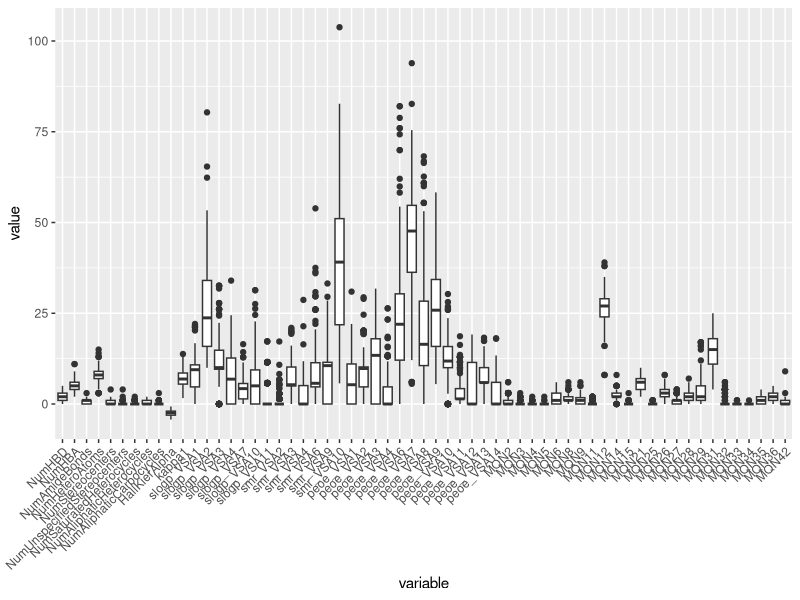
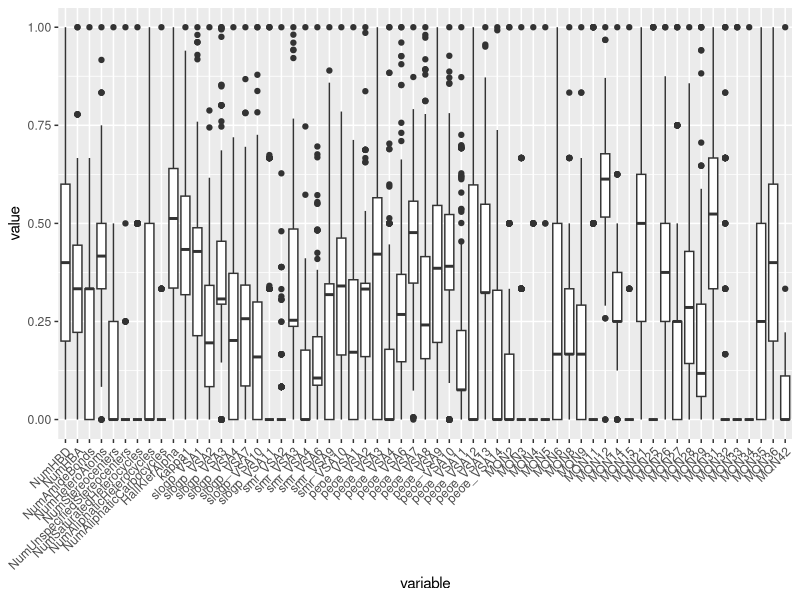

Write R code to recreate these figures, in order.
# Libraries ============
library(ggplot2)
library(reshape2)

# Input archives reading
data_chembl <- read.csv("data/data.csv",sep = ";",dec = ".")
data <- read.csv("data/CHEMBL4372_Desc.csv",sep = ",",dec = ".")
variables <- data[ ,9:127]  # Df containing only the descriptors

# DATA PREPARATION ============================
# Correlation based Feature Selection ==========
cor_matrix <- cor(variables)  # Calculate cor matrix
cor_matrix[!lower.tri(cor_matrix)] <- 0  # Erase half of the mirror matrix

# Eliminating highly correlated variables
variables_0.8 <- variables[, !apply(cor_matrix, 2,
                                    function(x) any(abs(x) > 0.8, na.rm = TRUE))]
removed_var <- colnames(cor_matrix)[apply(cor_matrix, 2,
                                             function(x) any(abs(x) > 0.8, na.rm = TRUE))]
cat("No of variables after setting 0.8 as cut-off: ", ncol(variables_0.8),
    "\nEliminated variables:\n", removed_var)

'
variables_0.85 <- variables[, !apply(cor_matrix, 2,
                                    function(x) any(abs(x) > 0.85, na.rm = TRUE))]
variables_0.9 <- variables[, !apply(cor_matrix, 2,
                                    function(x) any(abs(x) > 0.9, na.rm = TRUE))]
cat("No of variables after setting 0.8 as cut-off: ", ncol(variables_0.8),
      "\nNo of variables after setting 0.85 as cut-off: ", ncol(variables_0.85),
      "\nNo of variables after setting 0.9 as cut-off: ", ncol(variables_0.9))
'


# Variance based Feature Selection ==========
variances <- data.frame(t(apply(variables_0.8, 2, var)))
removed_var <- colnames(variances)[which((!abs(variances) > 0))]
data_df <- variables_0.8[,apply(variances, 2,
                               function(x) any(abs(x) > 0, na.rm = TRUE))]
cat("Variable No. after eliminating variance = 0: ", ncol(data_df),
    "\nEliminated variables: ", removed_var)

# First description of the variables ==============
pdf(file = "plots/boxplot_1.pdf",
    width = 15, height = 8)
ggplot(melt(data_df), aes(x = variable, y = value)) +
  geom_boxplot() + theme(axis.text.x = element_text(angle = 45, hjust=1))
dev.off()

# Normalization =========
normalize <- function(x) {
  return ((x - min(x)) / (max(x) - min(x)))
}

# test normalization function - the results should be identical
normalize(c(1, 2, 3, 4, 5))
normalize(c(10, 20, 30, 40, 50))
input <- as.data.frame(lapply(data_df, normalize))

# boxplot normalized data
pdf(file = "plots/boxplot_2.pdf",
    width = 15, height = 8)
ggplot(melt(input), aes(x = variable, y = value)) +
  geom_boxplot() + theme(axis.text.x = element_text(angle = 45, hjust=1))
dev.off()

# Define the labels
for (i in 1:nrow(data)) {
  #Std.value equal or bigger than 11000 will set as active
  if (data$Standard.Value[i] >= 11000){  
    data$labels[i] = 1  # label 1 = active
  }
  else {
    data$labels[i] = 0  # label 0 = inactive
    }
}
table(data$labels)
prop.table(table(data$labels))


